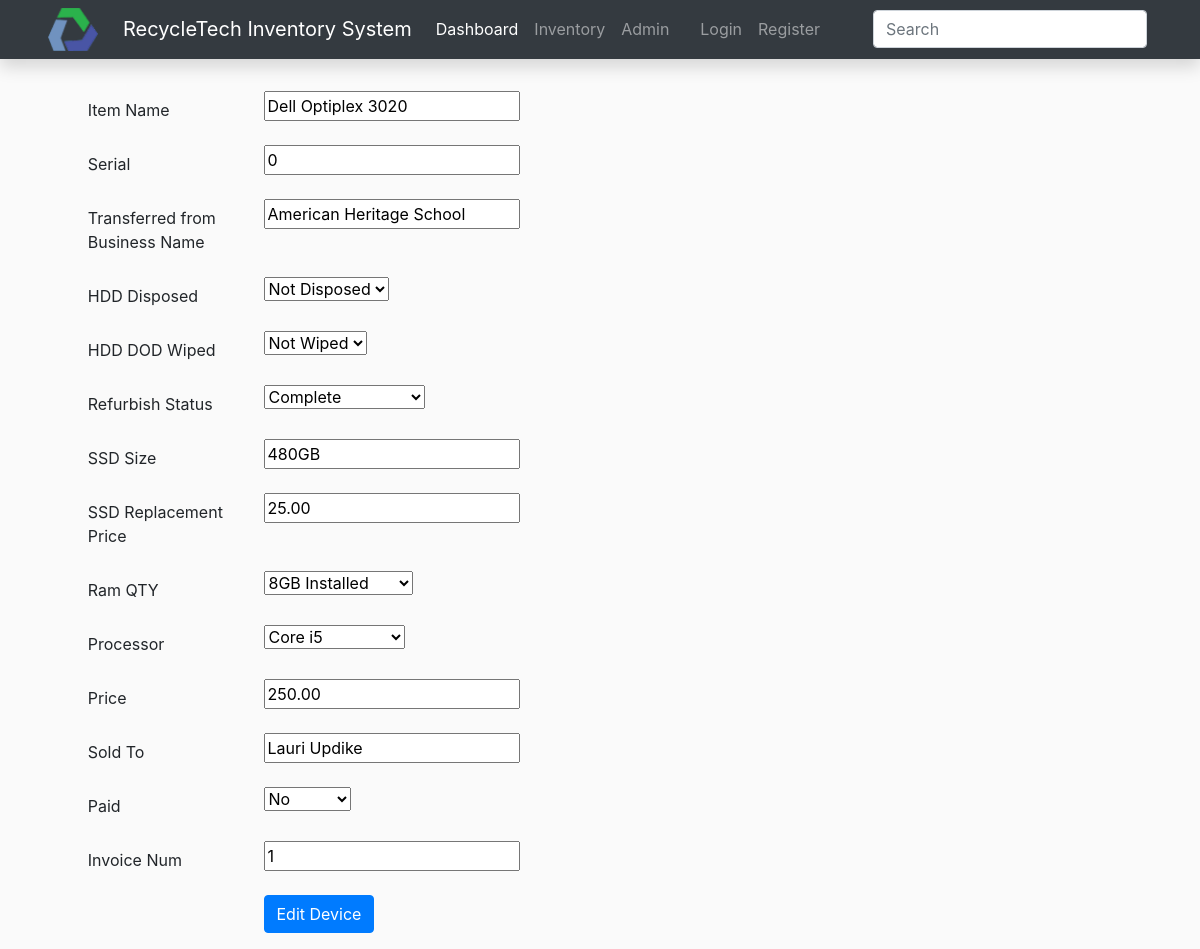
Screenshot of /inventory/edit_desktop/2 with the database file from the repository.
### Inventory/models.py (models this page shows, shortened)
class Item(models.Model): # Name of the table
    Item_Name                       = models.CharField(max_length=120, blank=False)
    Serial                          = models.CharField(max_length=120)
    Transferred_from_Business_Name  = models.CharField(max_length=120, default="Enter Business Name")
    HDD_Disposed                    = models.CharField(max_length=20, default="None", choices=[('None', 'No'),('Yes', 'Yes Disposed'),('No', 'Not Disposed')])
    HDD_DOD_Wiped                   = models.CharField(max_length=20, default="None", choices=[('None', 'No'),('Yes', 'Yes Wiped'),('No', 'Not Wiped')])
    Refurbish_Status                = models.CharField(max_length=20, default="None", choices=[('None', 'Status'),('Not Finished', 'Not Complete'),('Partially Done', 'Partial Completion'), ('Finished', 'Complete')])
    SSD_Size                        = models.CharField(max_length=120, default="SSD Size")
    SSD_Replacement_Price           = MoneyField(max_digits=14, decimal_places=2, default_currency='USD', blank=True, null=True)
    Ram_QTY                         = models.CharField(choices=[('None', 'No Ram installed'), ('2GB', '2GB installed'), ('4GB', '4GB Installed'), ('8GB', '8GB Installed'), ('16GB', '16GB Installed')], max_length=120, default="None")
    Processor                       = models.CharField(max_length=10, default="Type", choices=[('Type','Processor Type'),('Core 2 Duo', "Core 2 Duo"), ('Core i3', 'Core i3'), ('Core i5', 'Core i5'), ('Core i7', 'Core i7')])
    Price                           = MoneyField(max_digits=14, decimal_places=2, default_currency='USD', blank=True, null=True)
    Sold_To                         = models.CharField(max_length=120, null=True, blank=True)
    Paid                            = models.CharField(max_length=120, default="None", choices=[('None', 'No'),('Yes', 'Yes Paid'),('No', 'Not Paid')])
    Invoice_Num                     = models.IntegerField(null=True, blank=True)
    class Meta:
        abstract = False

### Inventory/views.py (the view)
# urls.py: url(r'^edit_desktop/(?P<pk>\d+)$', edit_desktop, name="edit_desktop"),
def edit_desktop(request, pk):
    return edit_item(request, pk, Desktop, DesktopForm)

### Inventory/forms.py
class DesktopForm(forms.ModelForm):
    class Meta:
        model = Desktop
        fields = ('Item_Name', 'Serial', 'Transferred_from_Business_Name',
                  'HDD_Disposed', 'HDD_DOD_Wiped', 'Refurbish_Status',
                  'SSD_Size', 'SSD_Replacement_Price',
                  'Ram_QTY', 'Processor', 'Price', 'Sold_To',
                  'Paid', 'Invoice_Num')

### Inventory/views.py (called while the page is built)
def edit_item(request, pk, model, cls):
    item = get_object_or_404(model, pk=pk)
    if request.method == "POST":
        form = cls(request.POST, instance=item)
        if form.is_valid():
            form.save()
            return redirect('index_P_D_L')
    else:
        form = cls(instance=item)
        return render(request, 'edit_item.html', {'form': form})

### Inventory/templates/edit_item.html (shortened to what this page needs)
{% extends 'base.html' %}
{% block content %}
<div class="container">
  <form method="POST">
    {% for field in form %}
    <div class="form-group row">
      <label for="id_{{ field.name }}" class="col-2 col-form-label">{{ field.label }}</label>
      <div class="col-10">
        {{ field }}
      </div>
    </div>
    {% endfor %}
    <div class="form-group row">
      <div class="offset-sm-2 col-sm-6">
        <button type="submit" class="btn btn-primary"> Edit Device</button>
      </div>
    </div>
  </form>
</div>
{% endblock %}

### Inventory/static/css/style.css (style rules this page uses)
@media (min-width: 1200px) { div.container { max-width: 95%; margin-right: auto; margin-left: auto; } }
body.Darker-body { margin: 0; font-family: -apple-system, BlinkMacSystemFont, "Segoe UI", Roboto, "Helvetica Neue", Arial, sans-serif, "Apple Color Emoji", "Segoe UI Emoji", "Segoe UI Symbol", "Noto Color Emoji"; font-size: 1rem; font-weight: 400; line-height: 1.5; color: #212529; text-align: left; background-color: #fafafa; }
*, *::before, *::after { -webkit-box-sizing: border-box; box-sizing: border-box; }

### rows the page displays
Item: form "Dell Optiplex 3020" "American Heritage School" "480GB" "Lauri Updike"

### other values shown
{{ field.label }} "Item Name" "Serial" "Transferred from Business Name" "HDD Disposed" "HDD DOD Wiped" "Refurbish Status" "SSD Size" "SSD Replacement Price" "Ram QTY" "Processor" "Price" "Sold To" "Paid" "Invoice Num"
